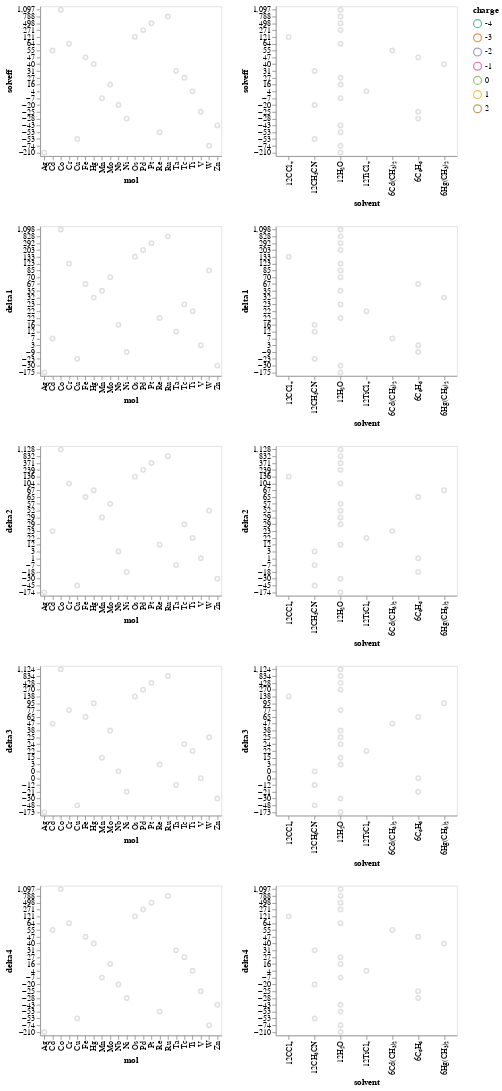

This figure's notebook cell:
### Code cell
delta_points=plot_chart2(df_adf_all,
                         'charge',
                         ['solveff', 'delta1', 'delta2', 'delta3', 'delta4'],
                         ['mol', 'solvent']
                        )
                                          
delta_points

### Figure 1 — Vega-Lite specification as saved in the notebook (floating-point values rounded to 4 significant figures)
{"config": {"view": {"continuousWidth": 400, "continuousHeight": 300}}, "repeat": {"column": ["mol", "solvent"], "row": ["solveff", "delta1", "delta2", "delta3", "delta4"]}, "spec": {"data": {"name": "data-82ba65b3d3f73062f9b09b91098cd11b"}, "mark": "point", "encoding": {"color": {"condition": {"type": "nominal", "field": "charge", "scale": {"scheme": "dark2"}, "selection": "selector008"}, "value": "lightgray"}, "x": {"type": "ordinal", "field": {"repeat": "column"}}, "y": {"type": "ordinal", "axis": {"format": ",.0f"}, "field": {"repeat": "row"}, "sort": "descending"}}, "height": 190, "selection": {"selector008": {"type": "single", "on": "mouseover", "nearest": true, "empty": "none"}}, "width": 230}, "$schema": "https://vega.github.io/schema/vega-lite/v4.8.1.json", "datasets": {"data-82ba65b3d3f73062f9b09b91098cd11b": [{"mol": "Ti", "x_labels": "Ti", "where": "SO-ZORA", "solveff": 4.3, "row": 4, "charge": 0, "solvent": "12TiCl₄", "complex": "TiCl₄ + 12TiCl₄", "delta1": 22.18, "delta2": 21.68, "delta3": 21.85, "delta4": 4.3, "Delta1": 22.18, "Delta2": -0.5, "Delta3": 0.17, "Delta4": -17.55, "d1": -0.02176, "d2": -0.02115, "d3": -0.02136, "d4": -0.0}, {"mol": "V", "x_labels": "V", "where": "SO-ZORA", "solveff": -25.33, "row": 4, "charge": 0, "solvent": "6C₆H₆", "complex": "VOCl₃ + 6C₆H₆", "delta1": 2.814, "delta2": 1.017, "delta3": -0.105, "delta4": -25.33, "Delta1": 2.814, "Delta2": -1.797, "Delta3": -1.122, "Delta4": -25.23, "d1": -0.01513, "d2": -0.01417, "d3": -0.01356, "d4": -0.0}, {"mol": "Cr", "x_labels": "Cr", "where": "SO-ZORA", "solveff": 63.86, "row": 4, "charge": -2, "solvent": "12H₂O", "complex": "CrO₄²⁻ + 12H₂O", "delta1": 123.0, "delta2": 104.0, "delta3": 76.65, "delta4": 63.86, "Delta1": 123.0, "Delta2": -19.01, "Delta3": -27.39, "Delta4": -12.8, "d1": -0.02171, "d2": -0.01474, "d3": -0.004694, "d4": -0.0}, {"mol": "Mn", "x_labels": "Mn", "where": "SO-ZORA", "solveff": -7.242, "row": 4, "charge": -1, "solvent": "12H₂O", "complex": "MnO₄⁻ + 12H₂O", "delta1": 35.49, "delta2": 29.14, "delta3": 15.23, "delta4": -7.242, "Delta1": 35.49, "Delta2": -6.351, "Delta3": -13.91, "Delta4": -22.47, "d1": -0.01086, "d2": -0.009246, "d3": -0.005711, "d4": -0.0}, {"mol": "Fe", "x_labels": "Fe", "where": "SO-ZORA", "solveff": 47.11, "row": 4, "charge": 0, "solvent": "6C₆H₆", "complex": "Fe(CO)₅ + 6C₆H₆", "delta1": 67.43, "delta2": 65.41, "delta3": 64.57, "delta4": 47.11, "Delta1": 67.43, "Delta2": -2.017, "Delta3": -0.841, "Delta4": -17.46, "d1": -0.008717, "d2": -0.007852, "d3": -0.007491, "d4": -0.0}, {"mol": "Co", "x_labels": "Co", "where": "SO-ZORA", "solveff": 1097.0, "row": 4, "charge": -3, "solvent": "12H₂O", "complex": "Co(CN)₆³⁻ + 12H₂O", "delta1": 1098.0, "delta2": 1128.0, "delta3": 1124.0, "delta4": 1097.0, "Delta1": 1098.0, "Delta2": 29.28, "Delta3": -3.119, "Delta4": -27.11, "d1": -0.0001645, "d2": -0.005234, "d3": -0.004694, "d4": -0.0}, {"mol": "Ni", "x_labels": "Ni", "where": "SO-ZORA", "solveff": -27.54, "row": 4, "charge": 0, "solvent": "6C₆H₆", "complex": "Ni(CO)₄ + 6C₆H₆", "delta1": -9.36, "delta2": -17.95, "delta3": -21.46, "delta4": -27.54, "Delta1": -9.36, "Delta2": -8.592, "Delta3": -3.505, "Delta4": -6.087, "d1": -0.01116, "d2": -0.005885, "d3": -0.003735, "d4": -0.0}, {"mol": "Cu", "x_labels": "Cu", "where": "SO-ZORA", "solveff": -53.46, "row": 4, "charge": 1, "solvent": "12CH₃CN", "complex": "Cu(CH₃CN)₄⁺ + 12CH₃CN", "delta1": -23.3, "delta2": -44.89, "delta3": -47.87, "delta4": -53.46, "Delta1": -23.3, "Delta2": -21.59, "Delta3": -2.983, "Delta4": -5.593, "d1": 0.0632, "d2": 0.01797, "d3": 0.01172, "d4": 0.0}, {"mol": "Zn", "x_labels": "Zn", "where": "SO-ZORA", "solveff": -43.15, "row": 4, "charge": 2, "solvent": "12H₂O", "complex": "Zn(H₂O)₆²⁺ + 12H₂O", "delta1": -29.68, "delta2": -30.29, "delta3": -30.12, "delta4": -43.15, "Delta1": -29.68, "Delta2": -0.611, "Delta3": 0.171, "Delta4": -13.03, "d1": 0.007035, "d2": 0.006715, "d3": 0.006805, "d4": 0.0}, {"mol": "Nb", "x_labels": "Nb", "where": "SO-ZORA", "solveff": -19.51, "row": 5, "charge": -1, "solvent": "12CH₃CN", "complex": "NbCl₆⁻ + 12CH₃CN", "delta1": 15.89, "delta2": 3.21, "delta3": 0.179, "delta4": -19.51, "Delta1": 15.89, "Delta2": -12.68, "Delta3": -3.031, "Delta4": -19.69, "d1": -0.1114, "d2": -0.07148, "d3": -0.06194, "d4": -0.0}, {"mol": "Mo", "x_labels": "Mo", "where": "SO-ZORA", "solveff": 16.26, "row": 5, "charge": -2, "solvent": "12H₂O", "complex": "MoO₄²⁻ + 12H₂O", "delta1": 69.5, "delta2": 57.48, "delta3": 38.01, "delta4": 16.26, "Delta1": 69.5, "Delta2": -12.02, "Delta3": -19.47, "Delta4": -21.75, "d1": -0.09522, "d2": -0.07372, "d3": -0.0389, "d4": -0.0}, {"mol": "Tc", "x_labels": "Tc", "where": "SO-ZORA", "solveff": 26.99, "row": 5, "charge": -1, "solvent": "12H₂O", "complex": "TcO₄⁻ + 12H₂O", "delta1": 22.69, "delta2": 28.88, "delta3": 23.9, "delta4": 26.99, "Delta1": 22.69, "Delta2": 6.184, "Delta3": -4.982, "Delta4": 3.092, "d1": 0.003026, "d2": -0.001332, "d3": 0.002179, "d4": -0.0}, {"mol": "Ru", "x_labels": "Ru", "where": "SO-ZORA", "solveff": 787.8, "row": 5, "charge": -4, "solvent": "12H₂O", "complex": "Ru(CN)₆⁴⁻ + 12H₂O", "delta1": 828.1, "delta2": 831.8, "delta3": 834.2, "delta4": 787.8, "Delta1": 828.1, "Delta2": 3.637, "Delta3": 2.412, "Delta4": -46.41, "d1": -0.04974, "d2": -0.05423, "d3": -0.0572, "d4": -0.0}, {"mol": "Pd", "x_labels": "Pd", "where": "SO-ZORA", "solveff": 271.0, "row": 5, "charge": -2, "solvent": "12H₂O", "complex": "PdCl₆²⁻ + 12H₂O", "delta1": 202.9, "delta2": 238.6, "delta3": 270.5, "delta4": 271.0, "Delta1": 202.9, "Delta2": 35.67, "Delta3": 31.89, "Delta4": 0.485, "d1": 0.04305, "d2": 0.02048, "d3": 0.0003068, "d4": -0.0}, {"mol": "Ag", "x_labels": "Ag", "where": "SO-ZORA", "solveff": -210.2, "row": 5, "charge": 1, "solvent": "12H₂O", "complex": "Ag(H₂O)₄⁺ + 12H₂O", "delta1": -175.0, "delta2": -174.3, "delta3": -173.4, "delta4": -210.2, "Delta1": -175.0, "Delta2": 0.772, "Delta3": 0.835, "Delta4": -36.73, "d1": 0.008141, "d2": 0.00832, "d3": 0.008513, "d4": 0.0}, {"mol": "Cd", "x_labels": "Cd", "where": "SO-ZORA", "solveff": 54.9, "row": 5, "charge": 0, "solvent": "6Cd(CH₃)₂", "complex": "Cd(CH₃)₂ + 6Cd(CH₃)₂", "delta1": 6.982, "delta2": 22.72, "delta3": 46.82, "delta4": 54.9, "Delta1": 6.982, "Delta2": 15.74, "Delta3": 24.1, "Delta4": 8.08, "d1": -0.01386, "d2": -0.009311, "d3": -0.002338, "d4": 0.0}, {"mol": "Ta", "x_labels": "Ta", "where": "SO-ZORA", "solveff": 30.63, "row": 6, "charge": -1, "solvent": "12CH₃CN", "complex": "TaCl₆⁻ + 12CH₃CN", "delta1": 11.59, "delta2": -6.849, "delta3": -11.6, "delta4": 30.63, "Delta1": 11.59, "Delta2": -18.44, "Delta3": -4.747, "Delta4": 42.23, "d1": -0.005583, "d2": -0.01099, "d3": -0.01238, "d4": 0.0}, {"mol": "W", "x_labels": "W", "where": "SO-ZORA", "solveff": -74.4, "row": 6, "charge": -2, "solvent": "12H₂O", "complex": "WO₄²⁻ + 12H₂O", "delta1": 85.21, "delta2": 52.39, "delta3": 25.1, "delta4": -74.4, "Delta1": 85.21, "Delta2": -32.82, "Delta3": -27.3, "Delta4": -99.5, "d1": 0.05317, "d2": 0.04224, "d3": 0.03314, "d4": 0.0}, {"mol": "Re", "x_labels": "Re", "where": "SO-ZORA", "solveff": -52.82, "row": 6, "charge": -1, "solvent": "12H₂O", "complex": "ReO₄⁻ + 12H₂O", "delta1": 21.61, "delta2": 11.56, "delta3": 2.737, "delta4": -52.82, "Delta1": 21.61, "Delta2": -10.05, "Delta3": -8.819, "Delta4": -55.56, "d1": 0.03932, "d2": 0.03401, "d3": 0.02936, "d4": 0.0}, {"mol": "Os", "x_labels": "Os", "where": "SO-ZORA", "solveff": 121.2, "row": 6, "charge": 0, "solvent": "12CCl₄", "complex": "OsO₄ + 12CCl₄", "delta1": 132.7, "delta2": 135.6, "delta3": 137.6, "delta4": 121.2, "Delta1": 132.7, "Delta2": 2.826, "Delta3": 2.027, "Delta4": -16.41, "d1": 0.009486, "d2": 0.01181, "d3": 0.01347, "d4": 0.0}, {"mol": "Pt", "x_labels": "Pt", "where": "SO-ZORA", "solveff": 498.5, "row": 6, "charge": -2, "solvent": "12H₂O", "complex": "PtCl₆²⁻ + 12H₂O", "delta1": 292.3, "delta2": 371.2, "delta3": 428.1, "delta4": 498.5, "Delta1": 292.3, "Delta2": 78.86, "Delta3": 56.9, "Delta4": 70.43, "d1": -0.1094, "d2": -0.06754, "d3": -0.03736, "d4": 0.0}, {"mol": "Hg", "x_labels": "Hg", "where": "SO-ZORA", "solveff": 40.08, "row": 6, "charge": 0, "solvent": "6Hg(CH₃)₂", "complex": "Hg(CH₃)₂ + 6Hg(CH₃)₂", "delta1": 31.95, "delta2": 67.2, "delta3": 95.47, "delta4": 40.08, "Delta1": 31.95, "Delta2": 35.25, "Delta3": 28.28, "Delta4": -55.4, "d1": -0.0009148, "d2": 0.003053, "d3": 0.006236, "d4": 0.0}]}}
